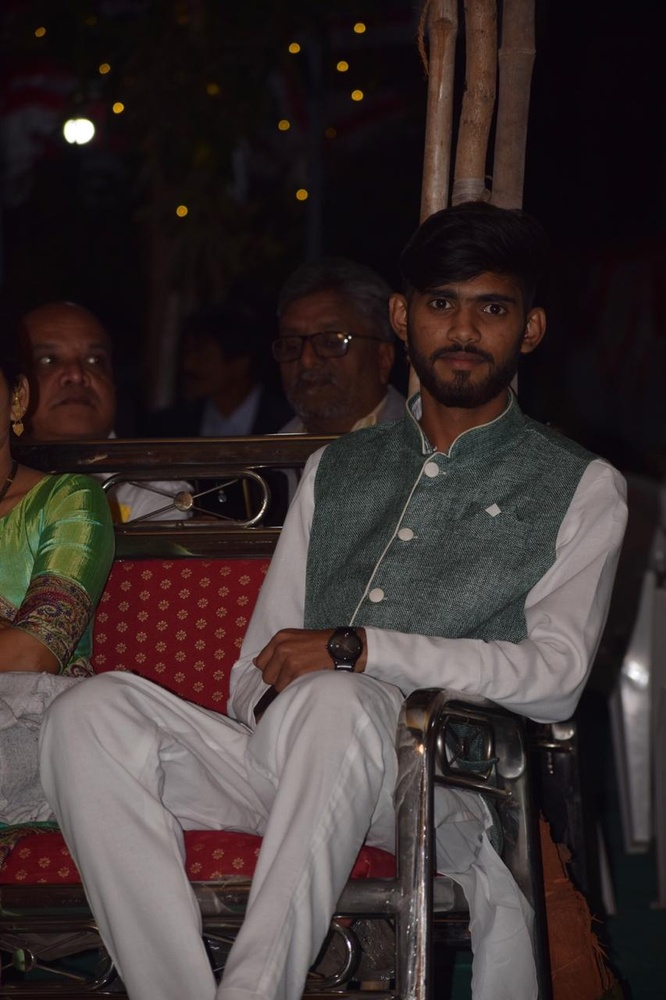
%> input picture IP/IPLab/Lab4/images/img_dark.jpeg, 666 x 1000 px, shrunk from 853 x 1280 before the run
$ octave task2.m   (GNU Octave 9; MATLAB toolbox functions it lacks are replaced by stand-ins)
%> lines starting %> are read from the running program, lines starting %| are printed output that depends on the picture
### IP/IPLab/Lab4/imequalizehist.m
function [s,final] = imequalizehist(r)
  L=256;
  [m,n] = size(r);
  hist = zeros(size(L-1));
  for i=0:(L-1),
    hist(i+1) = sum(sum(r==i));
  endfor
  pdf = hist/(m*n);
  total(1) = pdf(1);
  for i=1:(L-1),
    total(i+1) = total(i)+pdf(i+1);
  endfor
  s = (L-1)*total;
  s = round(s);
  final = zeros(m,n);
  for i=0:(L-1),
    final = final + (r==i)*s(i+1);
  endfor
  final = uint8(final);
endfunction

### IP/IPLab/Lab4/task2.m
img = imread('images/img_dark.jpeg');
%> img is the input picture: size 1000x666x3 uint8; mean R, G, B 58.2, 48.2, 47.7
subplot(1,2,1);
imshow(img);
title('Original Image');
red_channel = img(:,:,1);
green_channel = img(:,:,2);
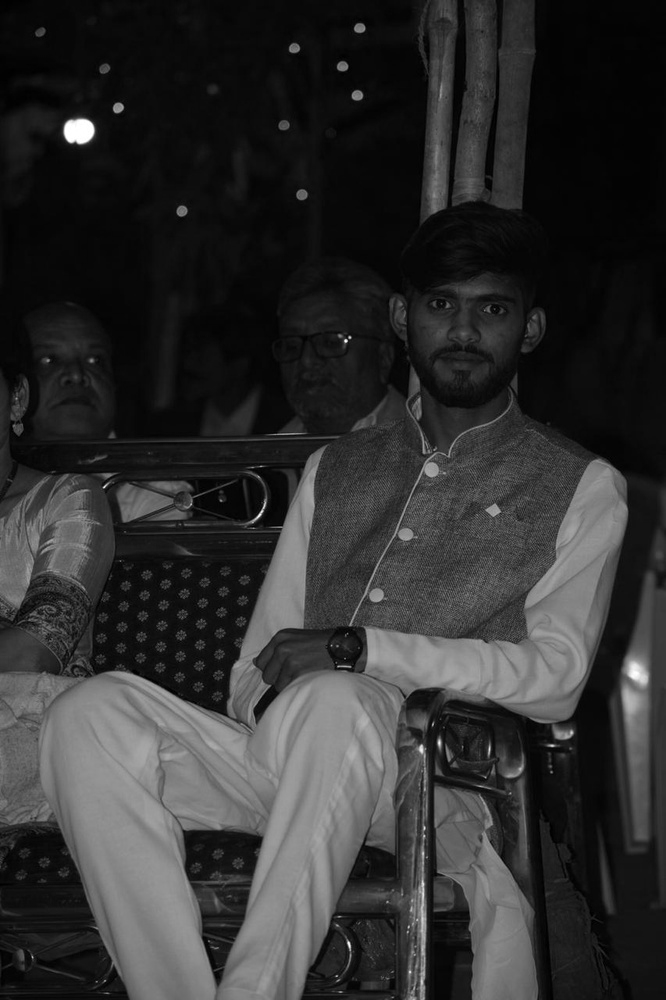
%> green_channel: size 1000x666 uint8; min 0, max 255, mean 48.2
blue_channel = img(:,:,3);
[yRed, x] = imhist(red_channel);
%> yRed = 256 values, max 32847 at index 11, min 0 at index 1, mean 2601.6; x = 256 values from 0 to 255
[yGreen, x] = imhist(green_channel);
%> yGreen = 256 values, max 29906 at index 9, min 3 at index 223, mean 2601.6
[yBlue, x] = imhist(blue_channel);
%> yBlue = 256 values, max 46850 at index 11, min 3 at index 209, mean 2601.6
subplot(1,2,2);
plot(x, yRed, x, yGreen, x, yBlue);
legend("Red","Green","Blue");
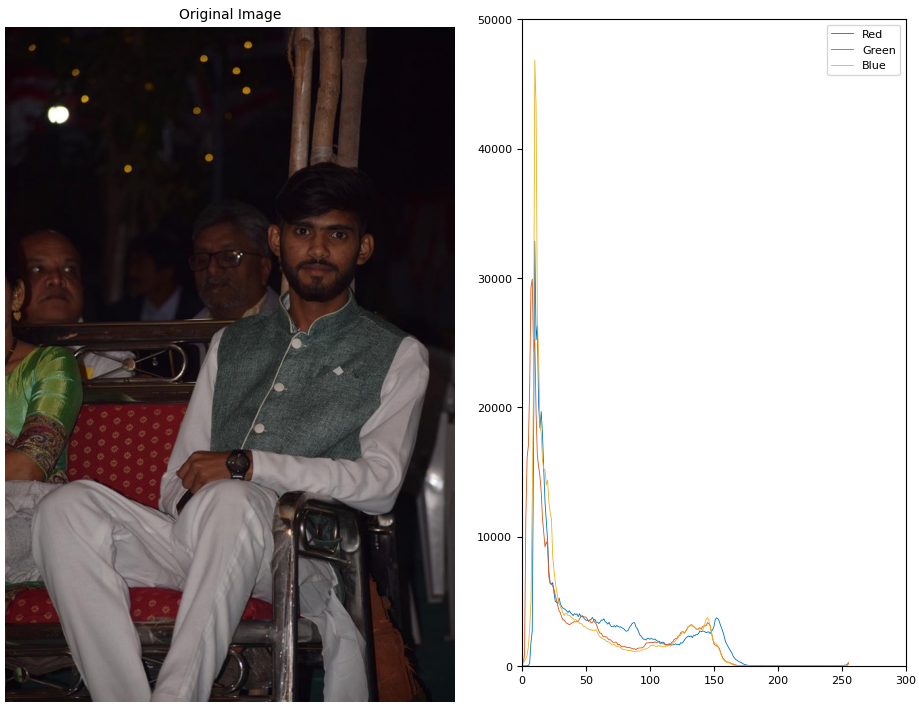
%> figure redrawn from the program's plot data, 2 panels
[sr, finalr] = imequalizehist(red_channel);
%> after the loop in imequalizehist, `for i=0:(L-1),`: hist has the same summary as yRed outside imequalizehist
%> in imequalizehist, `pdf = hist/(m*n);`: pdf = 256 values, max 0.0493 at index 11, min 0 at index 1, mean 0.00391
%> after the loop in imequalizehist, `for i=1:(L-1),`: total = 256 values from 0 to 1
%> in imequalizehist, `s = (L-1)*total;`: s = 256 values from 0 to 255
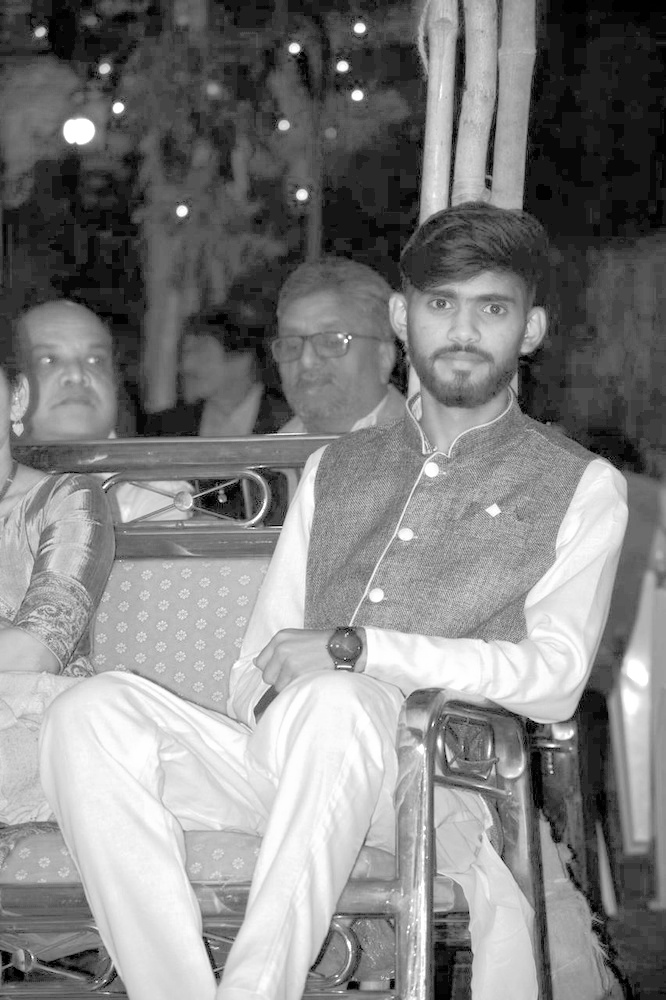
%> finalr: size 1000x666 uint8; min 0, max 255, mean 129.3
%> sr = 256 values from 0 to 255
[sg, finalg] = imequalizehist(green_channel);
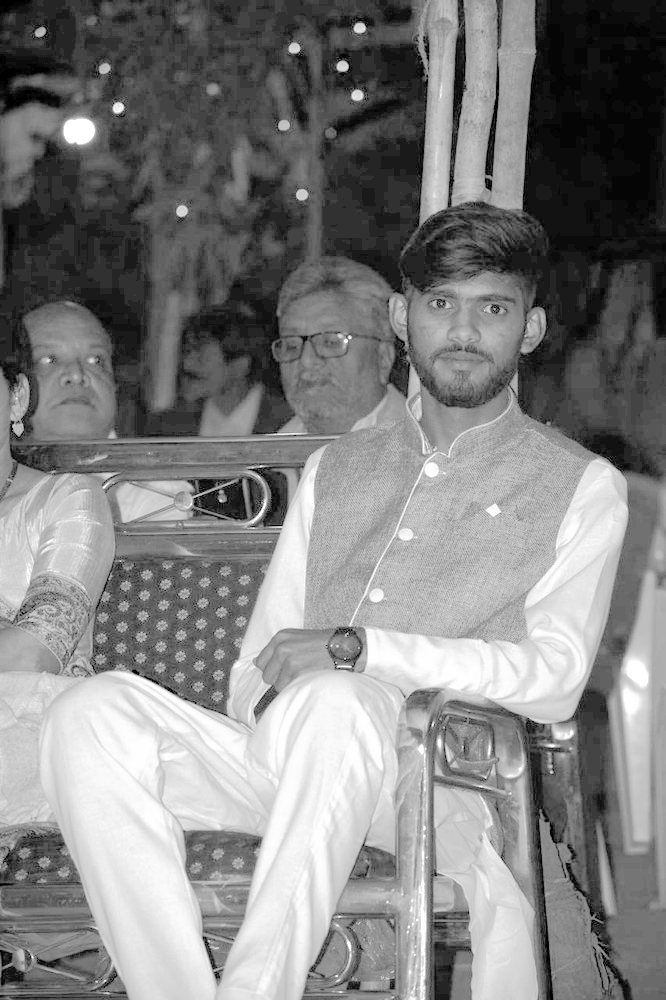
%> finalg: size 1000x666 uint8; min 0, max 255, mean 129.6
%> sg = 256 values from 0 to 255
[sb, finalb] = imequalizehist(blue_channel);
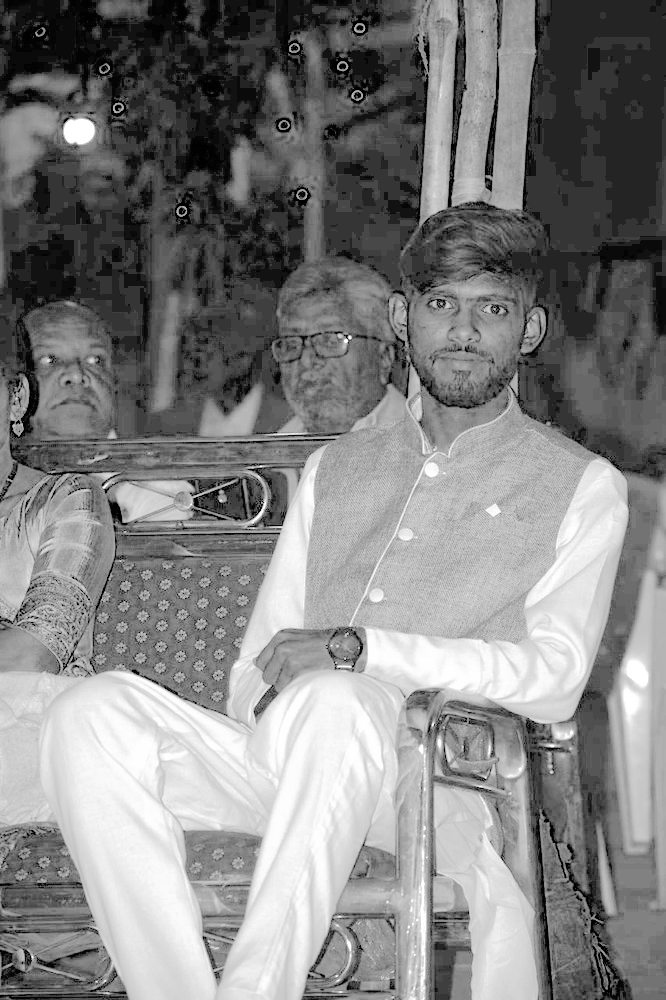
%> finalb: size 1000x666 uint8; min 0, max 255, mean 130.2
%> sb = 256 values from 0 to 255
[yRedf, xf] = imhist(finalr);
%> yRedf = 256 values, max 32847 at index 22, min 0 at index 4, mean 2601.6; xf = 256 values from 0 to 255
[yGreenf, xf] = imhist(finalg);
%> yGreenf = 256 values, max 29906 at index 50, min 0 at index 2, mean 2601.6
[yBluef, xf] = imhist(finalb);
%> yBluef = 256 values, max 46850 at index 37, min 0 at index 5, mean 2601.6
figure;
s = zeros(size(img));
s(:,:,1) = finalr;
s(:,:,2) = finalg;
s(:,:,3) = finalb;
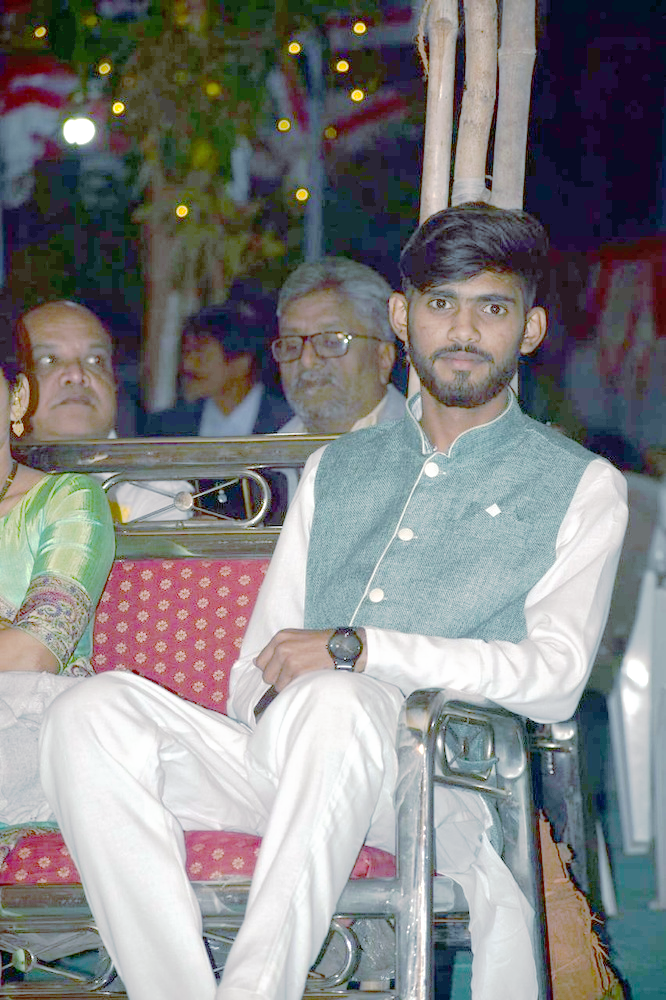
%> s: size 1000x666x3 double; mean R, G, B 129.3, 129.6, 130.2
subplot(1,2,1);
imshow(uint8(s));
title('Equalize histogram image');
subplot(1,2,2);
plot(xf, yRedf, xf, yGreenf, x, yBluef);
legend("Red","Green","Blue");
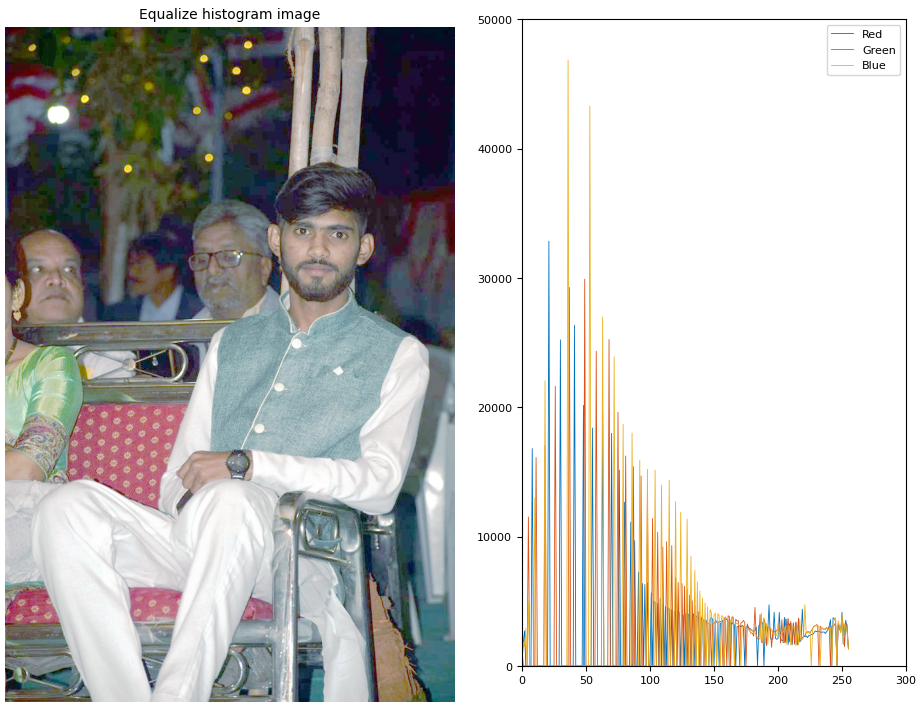
%> figure redrawn from the program's plot data, 2 panels

$ run again, with IP/IPLab/Lab4/images/test1.jpg copied over IP/IPLab/Lab4/images/img_dark.jpeg
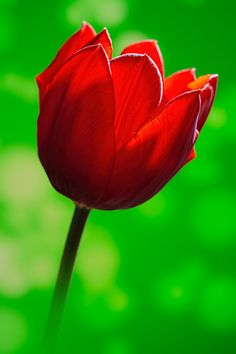
%> input picture IP/IPLab/Lab4/images/test1.jpg, 236 x 354 px
%> img is the input picture: size 354x236x3 uint8; mean R, G, B 66.7, 127.3, 14.6
%> yRed = 256 values, max 21975 at index 1, min 66 at index 196, mean 326.3; x = 256 values from 0 to 255
%> yGreen = 256 values, max 2474 at index 6, min 0 at index 230, mean 326.3
%> yBlue = 256 values, max 22610 at index 1, min 0 at index 181, mean 326.3
%> after the loop in imequalizehist, `for i=0:(L-1),`: hist has the same summary as yRed outside imequalizehist
%> pdf = 256 values, max 0.263 at index 1, min 0.00079 at index 196, mean 0.00391
%> after the loop in imequalizehist, `for i=1:(L-1),`: total = 256 values from 0.263 to 1
%> in imequalizehist, `s = (L-1)*total;`: s = 256 values from 67.07 to 255
%> in imequalizehist, `s = round(s);`: s = 256 values from 67 to 255
%> sg = 256 values from 4 to 255
%> `[sb, finalb] = imequalizehist(blue_channel);`:
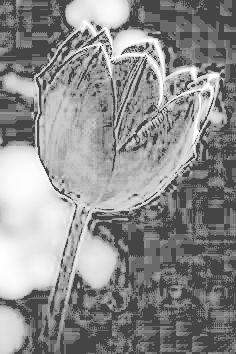
%> finalb: size 354x236 uint8; min 69, max 255, mean 141.5
%> sb = 256 values from 69 to 255
%> yRedf = 256 values, max 21975 at index 68, min 0 at index 1, mean 326.3; xf = 256 values from 0 to 255
%> yGreenf = 256 values, max 2474 at index 26, min 0 at index 1, mean 326.3
%> yBluef = 256 values, max 22610 at index 70, min 0 at index 1, mean 326.3
%> `legend("Red","Green","Blue");`:
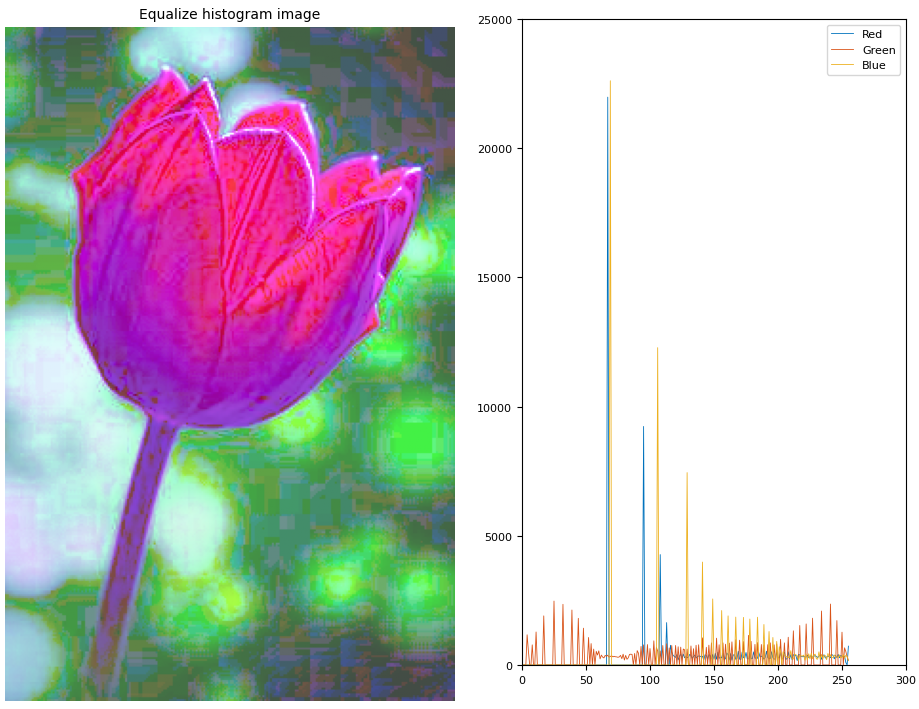
%> figure redrawn from the program's plot data, 2 panels
